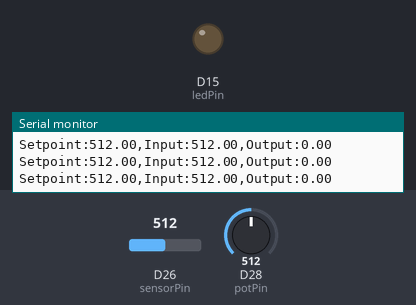
This sketch was run on a simulated Arduino Due. On the bench: output pins drawn as LEDs (lit = HIGH), the last lines printed to the serial monitor. The test bench sets the inputs (shaded band); at power-on: D28 (potPin) = 512, D26 (sensorPin) = 512 (analog values on the 0–1023 scale).

Above: at 1.2 s.
1.3 s: D28 (potPin) set to 545
4.3 s: D28 (potPin) set to 563
At 5.8 s:
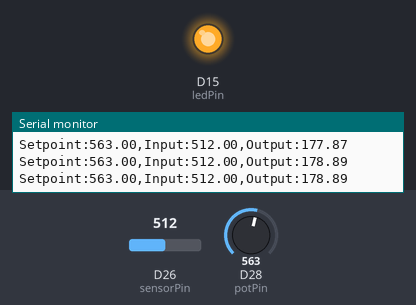
6.2 s: D28 (potPin) set to 512
9.2 s: D28 (potPin) set to 484
At 11.5 s:
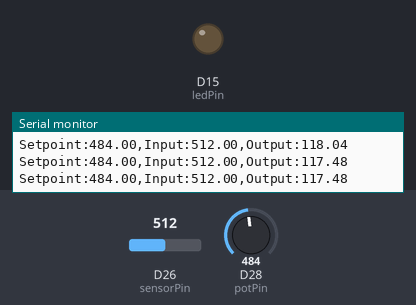
12.2 s: D28 (potPin) set to 508
15.2 s: D28 (potPin) set to 520
At 20.3 s:
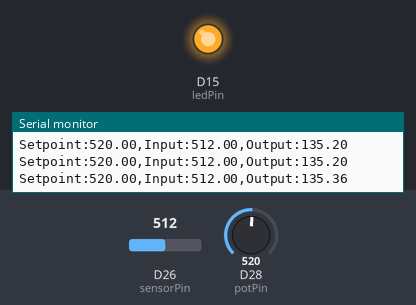
Timing chart, 0 to 20.8 s (numbered marks = the images above; inputs shaded):
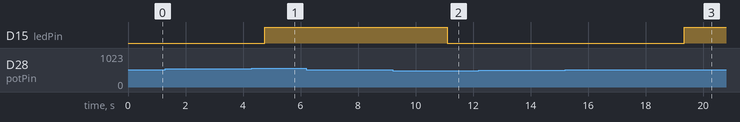

Measured:
- the behaviour switches between 553 and 554 on D28 (potPin) (found by bisection; images 0 and 1)
- the behaviour switches between 494 and 493 on D28 (potPin) (found by bisection; images 1 and 2)
- the behaviour switches between 519 and 520 on D28 (potPin) (found by bisection; images 2 and 3)
- after the input at 4.3 s, D15 (ledPin): LOW → HIGH after 0.45 s instead of 0.83 s
- after the input at 9.2 s, D15 (ledPin): HIGH → LOW after 1.9 s
- after the input at 15.2 s, D15 (ledPin): LOW → HIGH after 4.1 s

The sketch:

PID_LightLevel_Controller.ino
```cpp
#include <PID_v1.h>

// Define Hardware Pins
const int sensorPin = 26;
const int ledPin = 15;
const int potPin = 28;

// Define PID Variables
double Setpoint, Input, Output;

// Define PID gains (Kp, Ki, Kd)
double Kp = 0.25;
double Ki = 1.0;
double Kd = 0.0;

// Initialize the PID controller
PID myPID(&Input, &Output, &Setpoint, Kp, Ki, Kd, DIRECT);

void setup() {
  Serial.begin(115200);
  pinMode(ledPin, OUTPUT);

  // Set ADC to 10-bit (0-1023)
  analogReadResolution(10);

  // Initialize PID
  myPID.SetMode(AUTOMATIC);
  myPID.SetSampleTime(20);
  myPID.SetOutputLimits(0, 255);
}

void loop() {
  // Read the sensor
  Input = analogRead(sensorPin);

  // Read potentiometer value
  int potVal = analogRead(potPin);
  Setpoint = potVal;

  // Compute PID Error and Output
  myPID.Compute();

  // Set LED to PID output
  analogWrite(ledPin, Output);

  // Send data to the Serial Plotter
  Serial.print("Setpoint:");
  Serial.print(Setpoint);
  Serial.print(",");
  Serial.print("Input:");
  Serial.print(Input);
  Serial.print(",");
  Serial.print("Output:");
  Serial.println(Output);

  delay(10);
}
```
